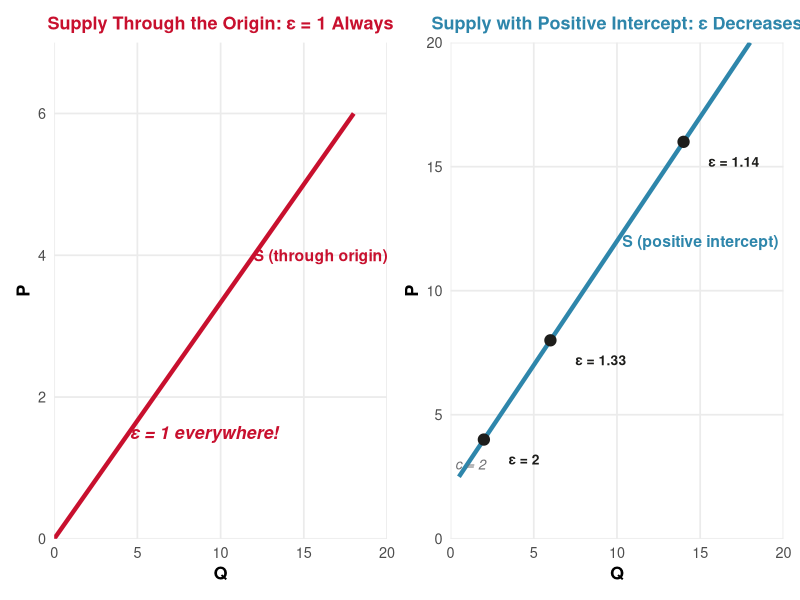
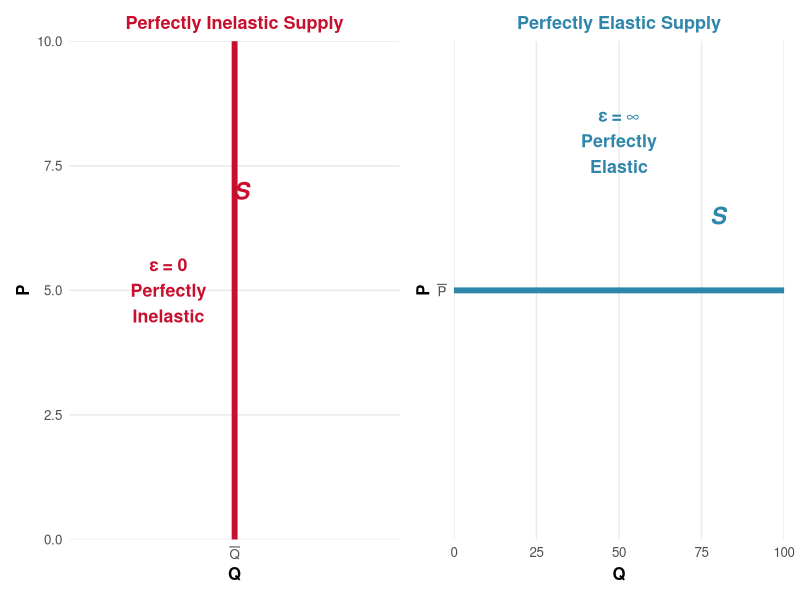
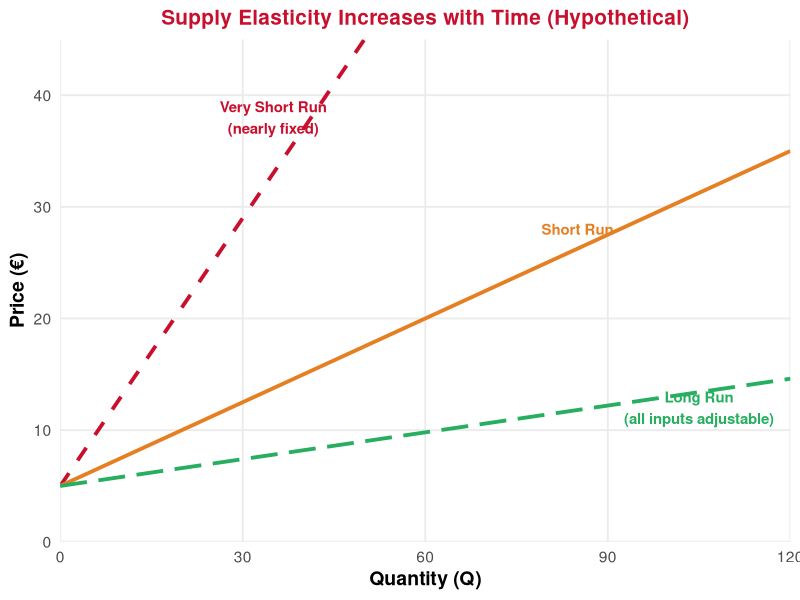

These figures' R source, in order:
## ---- chunk 1
#| echo: false
#| message: false
#| warning: false

library(ggplot2)
library(dplyr)
library(tidyverse)
library(patchwork)

ue_red <- "#C8102E"
ue_black <- "#1D1D1B"
ue_gray <- "#6D6E71"
ue_white <- "#FFFFFF"
ue_blue <- "#2E86AB"
ue_green <- "#27ae60"
ue_orange <- "#E67E22"
## ---- chunk 2
#| echo: false
#| warning: false
#| fig-width: 12
#| fig-height: 5
#| fig-align: center

df_origin <- data.frame(Q = seq(0, 18, by = 0.5)) %>%
  mutate(P = Q / 3)

df_noorigin <- data.frame(Q = seq(0.5, 18, by = 0.5)) %>%
  mutate(P = 2 + Q)

pts_no <- data.frame(
  Q = c(2, 6, 14),
  P = c(4, 8, 16)
) %>%
  mutate(eps = P / Q,
         label = paste0("ε = ", round(eps, 2)))

p1 <- ggplot() +
  geom_line(data = df_origin, aes(x = Q, y = P),
            color = ue_red, linewidth = 1.5) +
  annotate("text", x = 16, y = 4, label = "S (through origin)",
           color = ue_red, fontface = "bold", size = 4) +
  annotate("text", x = 9, y = 1.5,
           label = "ε = 1 everywhere!", color = ue_red,
           fontface = "bold.italic", size = 4.5) +
  coord_cartesian(ylim = c(0, 7), xlim = c(0, 20)) +
  scale_x_continuous(expand = c(0, 0)) +
  scale_y_continuous(expand = c(0, 0)) +
  labs(x = "Q", y = "P",
       title = "Supply Through the Origin: ε = 1 Always") +
  theme_minimal(base_size = 13) +
  theme(
    plot.title = element_text(color = ue_red, face = "bold", hjust = 0.5, size = 13),
    axis.title = element_text(face = "bold"),
    panel.grid.minor = element_blank()
  )

p2 <- ggplot() +
  geom_line(data = df_noorigin, aes(x = Q, y = P),
            color = ue_blue, linewidth = 1.5) +
  geom_point(data = pts_no, aes(x = Q, y = P), size = 3.5, color = ue_black) +
  geom_text(data = pts_no, aes(x = Q + 1.5, y = P - 0.8, label = label),
            fontface = "bold", size = 3.5, color = ue_black, hjust = 0) +
  annotate("text", x = 15, y = 12, label = "S (positive intercept)",
           color = ue_blue, fontface = "bold", size = 4) +
  annotate("text", x = 1.2, y = 3, label = "c = 2",
           color = ue_gray, fontface = "italic", size = 3.5) +
  coord_cartesian(ylim = c(0, 20), xlim = c(0, 20)) +
  scale_x_continuous(expand = c(0, 0)) +
  scale_y_continuous(expand = c(0, 0)) +
  labs(x = "Q", y = "P",
       title = "Supply with Positive Intercept: ε Decreases") +
  theme_minimal(base_size = 13) +
  theme(
    plot.title = element_text(color = ue_blue, face = "bold", hjust = 0.5, size = 13),
    axis.title = element_text(face = "bold"),
    panel.grid.minor = element_blank()
  )

p1 + p2
## ---- chunk 3
#| echo: false
#| warning: false
#| fig-width: 12
#| fig-height: 4.5
#| fig-align: center

p_inelastic <- ggplot() +
  geom_vline(xintercept = 50, color = ue_red, linewidth = 2) +
  annotate("text", x = 52, y = 7, label = "S", color = ue_red,
           fontface = "bold.italic", size = 6) +
  annotate("text", x = 30, y = 5, label = "ε = 0\nPerfectly\nInelastic",
           color = ue_red, fontface = "bold", size = 4.5) +
  coord_cartesian(ylim = c(0, 10), xlim = c(0, 100)) +
  scale_x_continuous(expand = c(0, 0), breaks = 50, labels = expression(bar(Q))) +
  scale_y_continuous(expand = c(0, 0)) +
  labs(x = "Q", y = "P", title = "Perfectly Inelastic Supply") +
  theme_minimal(base_size = 12) +
  theme(plot.title = element_text(color = ue_red, face = "bold", hjust = 0.5, size = 13),
        axis.title = element_text(face = "bold"), panel.grid.minor = element_blank())

p_elastic <- ggplot() +
  geom_hline(yintercept = 5, color = ue_blue, linewidth = 2) +
  annotate("text", x = 80, y = 6.5, label = "S", color = ue_blue,
           fontface = "bold.italic", size = 6) +
  annotate("text", x = 50, y = 8, label = "ε = ∞\nPerfectly\nElastic",
           color = ue_blue, fontface = "bold", size = 4.5) +
  coord_cartesian(ylim = c(0, 10), xlim = c(0, 100)) +
  scale_x_continuous(expand = c(0, 0)) +
  scale_y_continuous(expand = c(0, 0), breaks = 5, labels = expression(bar(P))) +
  labs(x = "Q", y = "P", title = "Perfectly Elastic Supply") +
  theme_minimal(base_size = 12) +
  theme(plot.title = element_text(color = ue_blue, face = "bold", hjust = 0.5, size = 13),
        axis.title = element_text(face = "bold"), panel.grid.minor = element_blank())

p_inelastic + p_elastic
## ---- chunk 4
#| echo: false
#| warning: false
#| fig-width: 12
#| fig-height: 5
#| fig-align: center

df_vsr <- data.frame(Q = seq(0, 120, by = 1)) %>% mutate(P = 5 + 0.8 * Q)
df_sr <- data.frame(Q = seq(0, 120, by = 1)) %>% mutate(P = 5 + 0.25 * Q)
df_lr <- data.frame(Q = seq(0, 120, by = 1)) %>% mutate(P = 5 + 0.08 * Q)

ggplot() +
  geom_line(data = df_vsr, aes(x = Q, y = P), color = ue_red,
            linewidth = 1.3, linetype = "dashed") +
  geom_line(data = df_sr, aes(x = Q, y = P), color = ue_orange, linewidth = 1.3) +
  geom_line(data = df_lr, aes(x = Q, y = P), color = ue_green,
            linewidth = 1.3, linetype = "longdash") +
  annotate("text", x = 35, y = 38, label = "Very Short Run\n(nearly fixed)",
           color = ue_red, fontface = "bold", size = 3.8) +
  annotate("text", x = 85, y = 28, label = "Short Run",
           color = ue_orange, fontface = "bold", size = 3.8) +
  annotate("text", x = 105, y = 12, label = "Long Run\n(all inputs adjustable)",
           color = ue_green, fontface = "bold", size = 3.8) +
  coord_cartesian(ylim = c(0, 45), xlim = c(0, 120)) +
  scale_x_continuous(expand = c(0, 0)) +
  scale_y_continuous(expand = c(0, 0)) +
  labs(x = "Quantity (Q)", y = "Price (€)",
       title = "Supply Elasticity Increases with Time (Hypothetical)") +
  theme_minimal(base_size = 14) +
  theme(plot.title = element_text(color = ue_red, face = "bold", hjust = 0.5, size = 15),
        axis.title = element_text(face = "bold"), panel.grid.minor = element_blank())
